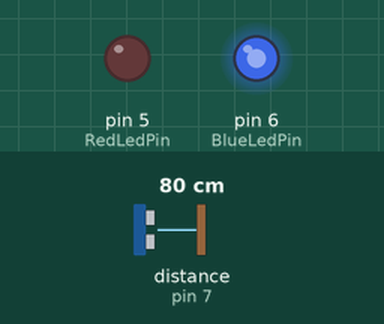
Recording of a sketch running on a simulated Arduino Uno, built with avr-gcc and run on an emulated ATmega328P. Parts: output pins drawn as LEDs (lit = HIGH). Wiring (inferred from the names in the program): ultrasonic range finder: trigger pin 7; echo pin 7. Inputs (shaded band) come from the test bench; at power-on: distance to the obstacle (sensor on pin 7) 80 cm. The echo pulse lasts 58.3 µs per cm.

Above: at 1.2 s.
1.3 s: distance to the obstacle (sensor on pin 7) set to 167 cm
4.3 s: distance to the obstacle (sensor on pin 7) set to 174 cm
7.3 s: distance to the obstacle (sensor on pin 7) set to 2 cm
At 10.1 s:
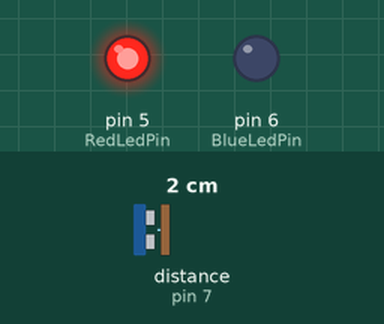
Timing chart, 0 to 11.6 s (numbered marks = the images above; inputs shaded):
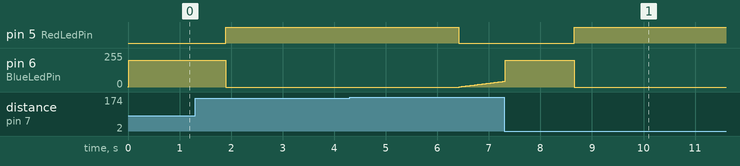

Measured:
- after the input at 4.3 s, pin 5 (RedLedPin): HIGH → LOW after 2.1 s; pin 6 (BlueLedPin): moves from 0/255 to 43/255 over 0.86 s, starting after 2.1 s
- after the input at 7.3 s, pin 5 (RedLedPin): LOW → HIGH after 1.4 s

The sketch:

HotCold_V3.ino
```cpp
// Hot/Cold LEDs v3
// using a PING))) Sensor
// glows blue when away from Sensor, stays solid red when in front of Sensor;
// code below will also wake up sleeping POSIX (Linux, Mac) computers
// (c) 2012 julius@urgu.de

int usbChipPin=12;
int SensorPin=7;
int BlueLedPin=6;
int RedLedPin=5;
int counter=0;
int resetCounter=0;
int ledState=1;
int ledDirection=1;
boolean isSend=false;
unsigned long pulseDuration=0;


void setup() {
  // make led pin ready
  pinMode(BlueLedPin, OUTPUT);
  // make wake up pin ready
  pinMode(12, INPUT);
}

void loop() {

  // make led light steady while sensing, or dim led while idle
  if (counter>0 && isSend == false) {
    analogWrite(BlueLedPin, 200);
  } else if (isSend == false) {
    if (ledDirection == 1) {
      analogWrite(BlueLedPin, ledState);
      if (ledState == 125) { ledDirection=-1; } else { ledState = ledState + 1; }
    } else {
      analogWrite(BlueLedPin, ledState);
      if (ledState < 1) { ledDirection=1; } else { ledState = ledState - 1; }
    }
  } else {
    analogWrite(RedLedPin, 255);
    analogWrite(BlueLedPin, 0);
  }

   // measure distance: send "Ping"
   pinMode(SensorPin, OUTPUT);
   digitalWrite(SensorPin, HIGH);
   delayMicroseconds(5);
   digitalWrite(SensorPin, LOW);

   // measure distance: listen for "Ping"
   pinMode(SensorPin, INPUT);
   pulseDuration=pulseIn(SensorPin, HIGH);

   // if someone is in reach, count up, or reset if not
   if ( pulseDuration < 10000 ) {
     counter = counter + 1;
     if (counter > 50) { resetCounter=0; }
   } else {
     resetCounter = resetCounter +1;
       if (resetCounter > 100) {
       counter=0;
       resetCounter=0;
       isSend=false;
       analogWrite(RedLedPin, 0);
       }
   }

  // if someone is there for 300 loops, start up pc
  if (isSend == false && counter > 100) {
  // reset usb-to-serial chip
  pinMode(usbChipPin, OUTPUT);
  digitalWrite(usbChipPin, LOW);
  delay(250);
  pinMode(12, INPUT);
  // don't do it again
  isSend=true;
  }

  delay(10);
}
```
